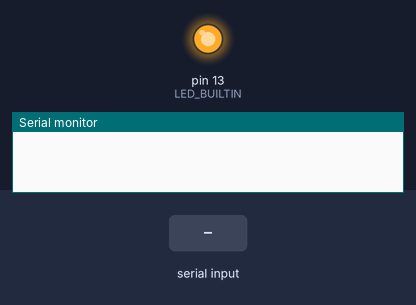
Bench run of a sketch on a simulated Arduino Uno, built with avr-gcc and run on an emulated ATmega328P. Parts: output pins drawn as LEDs (lit = HIGH), the last lines printed to the serial monitor. Dashed ring = blinking. Inputs (shaded band) come from the test bench.

Above: at 0.75 s.
At 1.2 s:
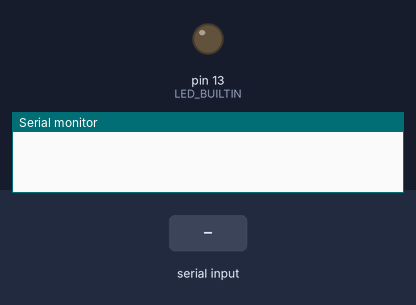
1.3 s: "WARN,1\n" received over Serial
At 1.51 s:
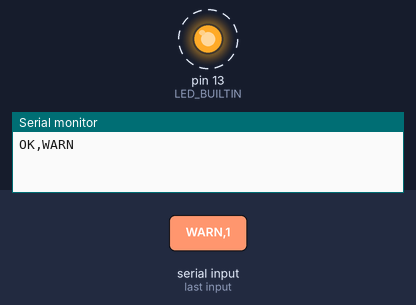
4.3 s: "RATE,\n" received over Serial
Timing chart, 0 to 13.3 s (numbered marks = the images above; inputs shaded):
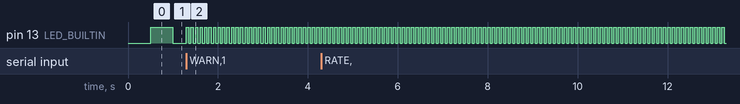

The sketch:

ch05_parameters.ino
```cpp
int blinkRate = 1;
bool warningMode = false;
bool ledState = false;
unsigned long lastToggle = 0;

void setup() {
  pinMode(LED_BUILTIN, OUTPUT);
  Serial.begin(115200);
}

void loop() {
  if (Serial.available()) {
    String command = Serial.readStringUntil('\n');
    command.trim();
    if (command.startsWith("RATE,")) {
      int value = command.substring(5).toInt();
      if (value >= 1 && value <= 10) blinkRate = value;
      Serial.println("OK,RATE");
    } else if (command == "WARN,1" || command == "WARN,0") {
      warningMode = command.endsWith("1");
      Serial.println("OK,WARN");
    }
  }
  int effectiveRate = warningMode ? 10 : blinkRate;
  unsigned long interval = 500UL / effectiveRate;
  if (millis() - lastToggle >= interval) {
    lastToggle = millis();
    ledState = !ledState;
    digitalWrite(LED_BUILTIN, ledState ? HIGH : LOW);
  }
}
```

Measured:
- after the input at 1.3 s, pin 13 (LED_BUILTIN): alternates HIGH for 0.05 s and LOW for 0.05 s, starting at once
